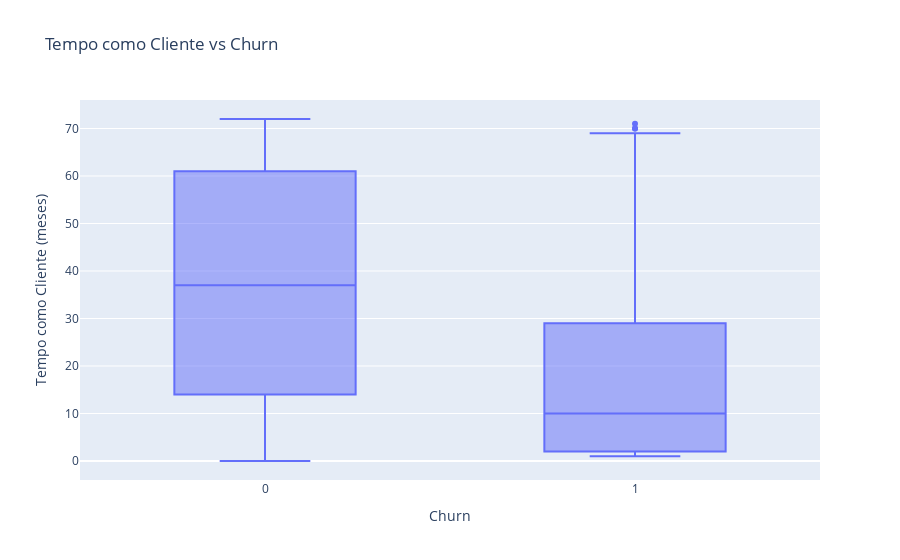

The code cell stored with this chart in its notebook:
### Markdown cell above
### Clientes com mais tempo de casa Churnam menos?

### Code cell
# Plotando o gráfico

fig = px.box(
    df,
    x='Churn',
    y='Tempo_como_Cliente',
    labels={'Tempo_como_Cliente': 'Tempo como Cliente (meses)'},
    title='Tempo como Cliente vs Churn',
    height=600
)
fig.show()

### Figure 1 — Plotly figure (JSON) as saved in the notebook; plotly's stock layout.template omitted (floating-point values rounded to 4 significant figures; data arrays with more than 128 entries replaced by an {"elided": "..."} marker saying what was removed)
{"data": [{"alignmentgroup": "True", "hovertemplate": "Churn=%{x}<br>Tempo como Cliente (meses)=%{y}<extra></extra>", "legendgroup": "", "marker": {"color": "#636efa"}, "name": "", "notched": false, "offsetgroup": "", "orientation": "v", "showlegend": false, "type": "box", "x": {"elided": "2488 int values"}, "x0": " ", "xaxis": "x", "y": {"elided": "2488 int values"}, "y0": " ", "yaxis": "y"}], "layout": {"autosize": true, "boxmode": "group", "legend": {"tracegroupgap": 0}, "title": {"text": "Tempo como Cliente vs Churn"}, "xaxis": {"anchor": "y", "autorange": true, "domain": [0, 1], "range": [-0.5, 1.5], "title": {"text": "Churn"}, "type": "linear"}, "yaxis": {"anchor": "x", "autorange": true, "domain": [0, 1], "range": [-4, 76], "title": {"text": "Tempo como Cliente (meses)"}, "type": "linear"}}}
